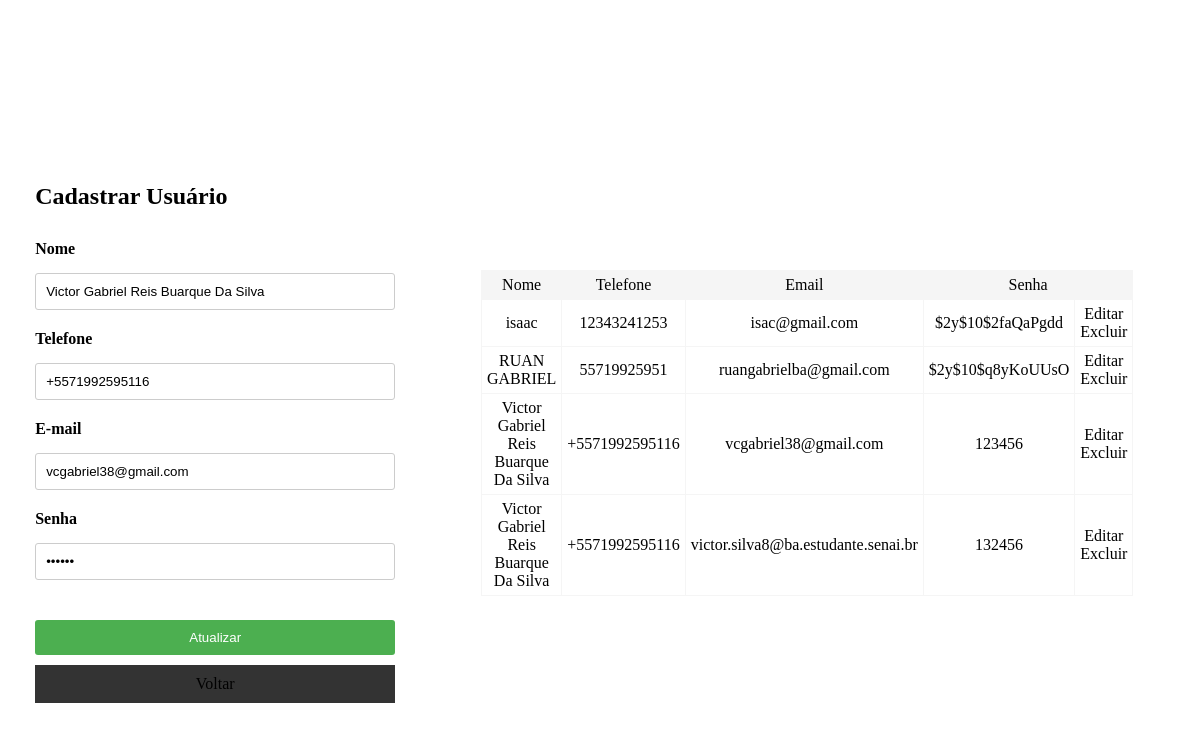
/Crud/cadastro.php?id_up=1, run on the app's committed database.
### tables this page shows
CREATE TABLE `usuarios` (
  `id` int(11) NOT NULL,
  `nome` varchar(50) NOT NULL,
  `telefone` varchar(15) NOT NULL,
  `email` varchar(70) NOT NULL,
  `senha` varchar(16) NOT NULL
);

### Crud/cadastroPDO.php (called while the page is built, shortened)
<?php
class Pessoa {
    private $_pdo;
    public function __construct($dbname, $host, $user, $senha) {
        try {
            $this->_pdo = new PDO("mysql:dbname=".$dbname.";host=".$host, $user, $senha);
        } catch (PDOException $e) {
            echo "Error: Erro com banco de dados: " . $e->getMessage();
            exit();
        } catch (Exception $e) {
            echo "Error: Erro de conexão: " . $e->getMessage();
            exit();
        }
    }
    public function buscarDados() {
        $cmd = $this->_pdo->query("SELECT * FROM usuarios ORDER BY nome");
        $array = $cmd->fetchAll(PDO::FETCH_ASSOC);
        return $array;
    }
    public function buscarDadosPessoa($id){
        $cmd = $this->_pdo->prepare("SELECT * FROM usuarios WHERE id=:id");
        $cmd->bindValue(":id",$id);
        $cmd->execute();
        $array = $cmd->fetch(PDO::FETCH_ASSOC);
        return $array;
    }
    }
?>

### Crud/cadastro.php (the view, shortened to what this page needs)
<?php
    require_once 'cadastroPDO.php';
    $conn = new Pessoa("cadastro", "localhost", "root","");
?>
<!DOCTYPE html>
<html lang="en">
<head>
    <link rel="stylesheet" href="style.css">
</head>
<body>
<?php
    if(isset($_GET['id_up'])){
        $id_updt = addslashes($_GET['id_up']);
        $array = $conn->buscarDadosPessoa($id_updt);
    }
?>
    <section id="esquerda">
        <form id="form-box"action="" method="POST">
            <h2>Cadastrar Usuário</h2>
            <label for="nome">Nome</label>
            <input type="text" name="nome" id="nome" value="<?php if(isset($array)){echo $array['nome'];}?>">
            <label for="telefone">Telefone</label>
            <input type="text"name="telefone" id="telefone" value="<?php if(isset($array)){echo $array['telefone'];}?>">
            <label for="email">E-mail</label>
            <input type="email"name="email" id="email" value="<?php if(isset($array)){echo $array['email'];}?>">
            <label for="senha">Senha</label>
            <input type="password"name="senha" id="senha" value="<?php if(isset($array)){echo $array['senha'];}?>">
            <button type="submit" value="<?php if(isset($array)){echo "Atualizar";} else {echo"Cadastrar";}?>">
                <?php if(isset($array)){echo "Atualizar";} else {echo"Cadastrar";}?>
            </button>
            <a class="register-button" href="login.php"> Voltar</a>
        </form>
    </section>
    <section id="direita">
        <table id="form-box">
            <tr id="titulo">
                <td>Nome</td>
                <td>Telefone</td>
                <td>Email</td>
                <td colspan="2">Senha</td>
            </tr>
            <?php
            $dados = $conn->buscarDados();
            if(count($dados)>0)
            {
                for($i=0; $i<count($dados); $i++)
                {
                    echo "<tr>";
                    foreach($dados[$i] as $k => $v)
                    {
                        if($k!="id")
                        {
                            echo " <td>".$v."</td> ";
                        }
                    }
                    ?>
                    <td>
                        <a id="black" href="cadastro.php?id_up=<?php echo $dados[$i]['id']?>">Editar</a>
                        <a id="black" href="cadastro.php?id=<?php echo $dados[$i]['id']?>">Excluir</a>
                    </td>
                    <?php
                    echo "</tr>";
                }
        }
    ?>
    </section>
</body>
</html>

### Crud/style.css (style rules this page uses)
body { background-image: url('3202426.jpg'); background-size: cover; background-repeat: no-repeat; display: flex; justify-content: center; align-items: center; height: 100vh; }
form { display: grid; gap: 10px; }
label { font-weight: bold; }
input[type="text"], input[type="email"], textarea { width: 100%; padding: 10px; border: 1px solid #ccc; border-radius: 3px; box-sizing: border-box; }
button[type="submit"], button[type="reset"] { width: 100%; padding: 10px; border: none; background-color: #4CAF50; color: white; cursor: pointer; border-radius: 3px; box-sizing: border-box; }
button[type="submit"] { margin-top: 20px; }
#form-box { background-color: rgb(255, 255, 255); padding: 20px; border-radius: 5px; box-sizing: border-box; width: 400px; margin: 0 auto; margin-top: 50px; }
#form-box label { margin-bottom: 5px; }
#form-box input[type="text"], #form-box input[type="password"], #form-box input[type="email"] { padding: 10px; margin-bottom: 10px; border: 1px solid #ccc; border-radius: 3px; box-sizing: border-box; }
#form-box button[type="submit"], #form-box button[type="reset"] { padding: 10px; border: none; background-color: #4CAF50; color: white; cursor: pointer; border-radius: 3px; box-sizing: border-box; }
#esquerda { width: 35%; float:left; }
#direita { width: 65%; float: right; }
table { width: 100%; border-collapse: collapse; }
#titulo { background-color: #f5f5f5; }
table, th, td { border: 1px solid #f5f5f5; padding: 5px; text-align: center; }
a { text-decoration: none; color: black !important; }
.register-button { background-color: #333; color: #f5f5f5; border: none; padding: 10px 20px; font-size: 16px; cursor: pointer; text-align: center; }
#black { color:#000; }

### data on the page
usuarios: nome "Victor Gabriel Reis Buarque Da Silva", telefone "+5571992595116", email "vcgabriel38@gmail.com", senha "123456"
usuarios: nome "isaac", telefone "12343241253", email "isac@gmail.com", senha "$2y$10$2faQaPgdd"
usuarios: nome "RUAN GABRIEL", telefone "55719925951", email "ruangabrielba@gmail.com", senha "$2y$10$q8yKoUUsO"
usuarios: nome "Victor Gabriel Reis Buarque Da Silva", telefone "+5571992595116", email "victor.silva8@ba.estudante.senai.br", senha "132456"
